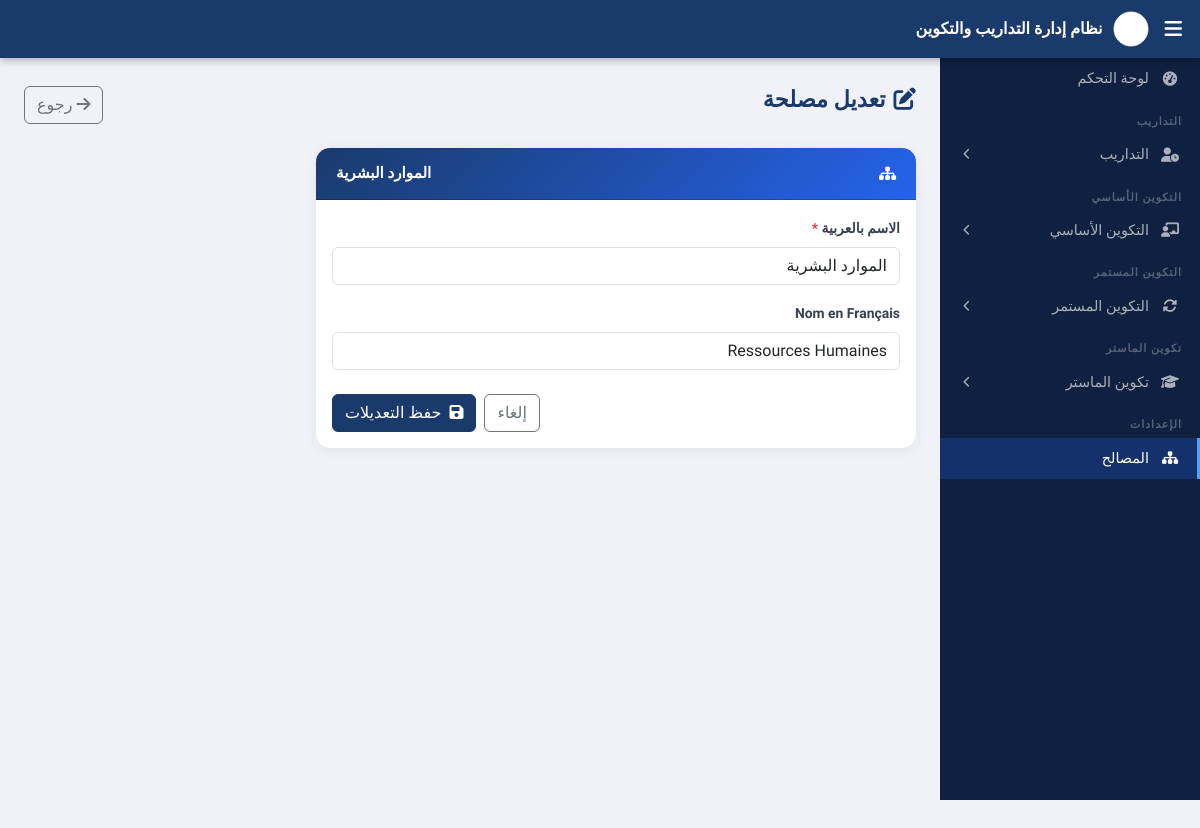
/index.php?action=edit_service&id=1, run on an earlier commit of the app's database.
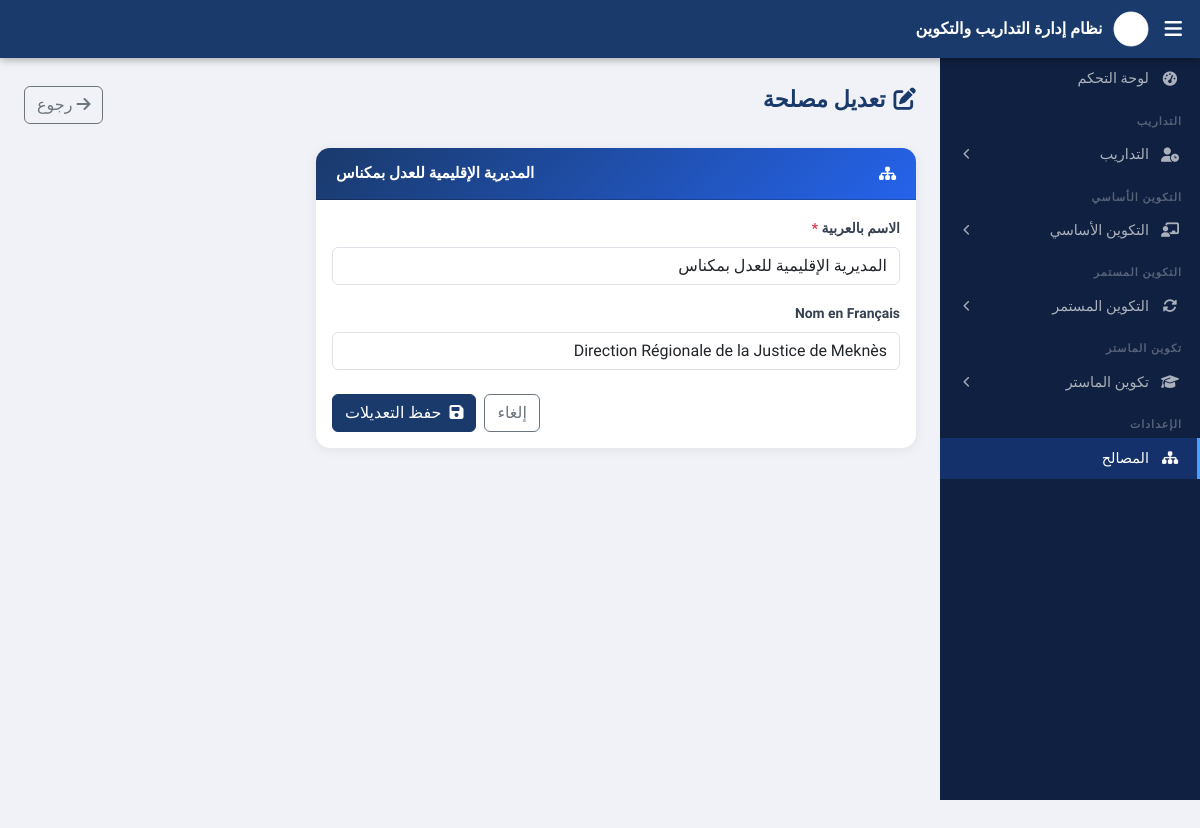
And on a later commit of the database.
### tables this page shows
CREATE TABLE IF NOT EXISTS services (
    id         INT AUTO_INCREMENT PRIMARY KEY,
    nom_ar     VARCHAR(200) NOT NULL,
    nom_fr     VARCHAR(200),
    created_at TIMESTAMP DEFAULT CURRENT_TIMESTAMP
);

### controllers/ServiceController.php (called while the page is built, shortened)
<?php
require_once __DIR__ . '/../models/Service.php';
class ServiceController {
    private Service $model;
    public function __construct() { $this->model = new Service(); }
    public function edit(?int $id): void {
        if (!$id || !($service = $this->model->getById($id))) { $this->r('services'); }
        require __DIR__ . '/../views/services/edit.php';
    }
}

### config/database.php (called while the page is built)
<?php
class Database {
    private string $host = 'localhost';
    private string $db   = 'gestion_stagiaires';
    private string $user = 'root';
    private string $pass = '';
    public function getConnection(): PDO {
        $dsn = "mysql:host={$this->host};dbname={$this->db};charset=utf8mb4";
        return new PDO($dsn, $this->user, $this->pass, [
            PDO::ATTR_ERRMODE            => PDO::ERRMODE_EXCEPTION,
            PDO::ATTR_DEFAULT_FETCH_MODE => PDO::FETCH_ASSOC,
        ]);
    }
}

### models/Service.php (called while the page is built, shortened)
<?php
require_once __DIR__ . '/../config/database.php';
class Service {
    private PDO $pdo;
    public function __construct() {
        $this->pdo = (new Database())->getConnection();
    }
    public function getById(int $id): array|false {
        $stmt = $this->pdo->prepare("SELECT * FROM services WHERE id=?");
        $stmt->execute([$id]);
        return $stmt->fetch();
    }
}

### views/services/edit.php (the view, shortened to what this page needs)
<?php require __DIR__ . '/../layout/header.php'; ?>
<div class="page-header">
    <div><h2><i class="fas fa-edit me-2"></i>تعديل مصلحة</h2></div>
    <a href="index.php?action=services" class="btn btn-outline-secondary"><i class="fas fa-arrow-right me-1"></i>رجوع</a>
</div>
<?php $v = array_merge($service, $_SERVER['REQUEST_METHOD']==='POST' ? $_POST : []); ?>
<div class="card" style="max-width:600px">
    <div class="card-header"><i class="fas fa-sitemap me-2"></i><?= htmlspecialchars($service['nom_ar']) ?></div>
    <div class="card-body">
        <form method="POST" action="index.php?action=edit_service&id=<?= $service['id'] ?>">
            <div class="mb-3">
                <label class="form-label">الاسم بالعربية <span class="text-danger">*</span></label>
                <input type="text" name="nom_ar" class="form-control" value="<?= htmlspecialchars($v['nom_ar']) ?>" required>
            </div>
            <div class="mb-4">
                <label class="form-label">Nom en Français</label>
                <input type="text" name="nom_fr" class="form-control" value="<?= htmlspecialchars($v['nom_fr']??'') ?>">
            </div>
            <div class="d-flex justify-content-end gap-2">
                <a href="index.php?action=services" class="btn btn-outline-secondary">إلغاء</a>
                <button type="submit" class="btn btn-primary"><i class="fas fa-save me-2"></i>حفظ التعديلات</button>
            </div>
        </form>
    </div>
</div>
<?php require __DIR__ . '/../layout/footer.php'; ?>

What changed in the data, as far as the page shows it:
changed services: nom_ar "الموارد البشرية" → "المديرية الإقليمية للعدل بمكناس"; nom_fr "Ressources Humaines" → "Direction Régionale de la Justice de Meknès"
